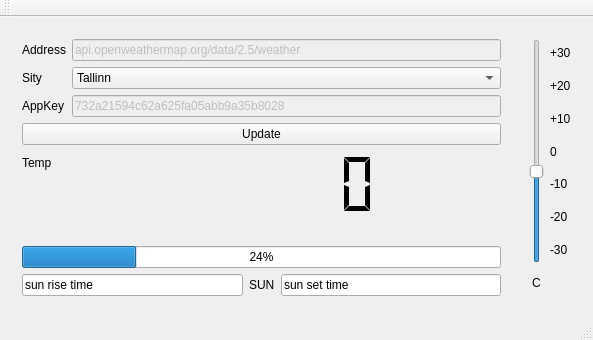
<?xml version="1.0" encoding="UTF-8"?>
<ui version="4.0">
 <class>MainWindow</class>
 <widget class="QMainWindow" name="MainWindow">
  <property name="geometry">
   <rect>
    <x>0</x>
    <y>0</y>
    <width>593</width>
    <height>340</height>
   </rect>
  </property>
  <property name="windowTitle">
   <string>Open Weather</string>
  </property>
  <widget class="QWidget" name="centralWidget">
   <layout class="QGridLayout" name="gridLayout_3">
    <item row="0" column="0">
     <widget class="QWidget" name="widget_Input" native="true">
      <layout class="QVBoxLayout" name="verticalLayout">
       <item>
        <layout class="QFormLayout" name="formLayout">
         <item row="0" column="0">
          <widget class="QLabel" name="label_2">
           <property name="text">
            <string>Address</string>
           </property>
          </widget>
         </item>
         <item row="0" column="1">
          <widget class="QLineEdit" name="lineEdit_Addr">
           <property name="enabled">
            <bool>false</bool>
           </property>
           <property name="text">
            <string>api.openweathermap.org/data/2.5/weather</string>
           </property>
          </widget>
         </item>
         <item row="1" column="0">
          <widget class="QLabel" name="label_3">
           <property name="text">
            <string>Sity</string>
           </property>
          </widget>
         </item>
         <item row="1" column="1">
          <widget class="QComboBox" name="comboBox">
           <item>
            <property name="text">
             <string>Tallinn</string>
            </property>
           </item>
           <item>
            <property name="text">
             <string>Tartu</string>
            </property>
           </item>
          </widget>
         </item>
         <item row="2" column="0">
          <widget class="QLabel" name="label_4">
           <property name="text">
            <string>AppKey</string>
           </property>
          </widget>
         </item>
         <item row="2" column="1">
          <widget class="QLineEdit" name="lineEdit_AppKey">
           <property name="enabled">
            <bool>false</bool>
           </property>
           <property name="text">
            <string>732a21594c62a625fa05abb9a35b8028</string>
           </property>
          </widget>
         </item>
         <item row="3" column="0" colspan="2">
          <widget class="QPushButton" name="pushButton">
           <property name="text">
            <string>Update</string>
           </property>
          </widget>
         </item>
         <item row="4" column="0">
          <widget class="QLabel" name="label_8">
           <property name="text">
            <string>Temp </string>
           </property>
          </widget>
         </item>
         <item row="4" column="1">
          <widget class="QLCDNumber" name="lcdNumber">
           <property name="sizePolicy">
            <sizepolicy hsizetype="Minimum" vsizetype="Expanding">
             <horstretch>0</horstretch>
             <verstretch>0</verstretch>
            </sizepolicy>
           </property>
           <property name="font">
            <font>
             <pointsize>20</pointsize>
             <weight>75</weight>
             <bold>true</bold>
            </font>
           </property>
           <property name="frameShape">
            <enum>QFrame::NoFrame</enum>
           </property>
           <property name="smallDecimalPoint">
            <bool>true</bool>
           </property>
           <property name="segmentStyle">
            <enum>QLCDNumber::Flat</enum>
           </property>
          </widget>
         </item>
        </layout>
       </item>
      </layout>
     </widget>
    </item>
    <item row="1" column="0">
     <widget class="QWidget" name="widget_SunInfo" native="true">
      <layout class="QGridLayout" name="gridLayout_2">
       <item row="1" column="0">
        <widget class="QLineEdit" name="lineEdit_SunRise">
         <property name="text">
          <string>sun rise time</string>
         </property>
        </widget>
       </item>
       <item row="1" column="2">
        <widget class="QLineEdit" name="lineEdit_SunSet">
         <property name="text">
          <string>sun set time</string>
         </property>
        </widget>
       </item>
       <item row="1" column="1">
        <widget class="QLabel" name="label_Sun">
         <property name="text">
          <string>SUN</string>
         </property>
        </widget>
       </item>
       <item row="0" column="0" colspan="3">
        <widget class="QProgressBar" name="progressBar">
         <property name="value">
          <number>24</number>
         </property>
        </widget>
       </item>
      </layout>
     </widget>
    </item>
    <item row="0" column="1" rowspan="2">
     <widget class="QWidget" name="widget_Termometer" native="true">
      <layout class="QVBoxLayout" name="verticalLayout_2">
       <item>
        <layout class="QGridLayout" name="gridLayout">
         <item row="4" column="1">
          <widget class="QLabel" name="label">
           <property name="text">
            <string>-10</string>
           </property>
          </widget>
         </item>
         <item row="5" column="1">
          <widget class="QLabel" name="label_9">
           <property name="text">
            <string>-20</string>
           </property>
          </widget>
         </item>
         <item row="2" column="1">
          <widget class="QLabel" name="label_6">
           <property name="text">
            <string>+10</string>
           </property>
          </widget>
         </item>
         <item row="1" column="1">
          <widget class="QLabel" name="label_11">
           <property name="text">
            <string>+20</string>
           </property>
          </widget>
         </item>
         <item row="7" column="0">
          <widget class="QLabel" name="label_7">
           <property name="text">
            <string>C</string>
           </property>
           <property name="alignment">
            <set>Qt::AlignCenter</set>
           </property>
          </widget>
         </item>
         <item row="6" column="1">
          <widget class="QLabel" name="label_10">
           <property name="text">
            <string>-30</string>
           </property>
          </widget>
         </item>
         <item row="3" column="1">
          <widget class="QLabel" name="label_5">
           <property name="text">
            <string>0</string>
           </property>
          </widget>
         </item>
         <item row="0" column="1">
          <widget class="QLabel" name="label_12">
           <property name="text">
            <string>+30</string>
           </property>
          </widget>
         </item>
         <item row="0" column="0" rowspan="7">
          <widget class="QSlider" name="verticalSlider">
           <property name="minimum">
            <number>-30</number>
           </property>
           <property name="maximum">
            <number>30</number>
           </property>
           <property name="value">
            <number>-6</number>
           </property>
           <property name="orientation">
            <enum>Qt::Vertical</enum>
           </property>
          </widget>
         </item>
        </layout>
       </item>
      </layout>
     </widget>
    </item>
   </layout>
  </widget>
  <widget class="QMenuBar" name="menuBar">
   <property name="geometry">
    <rect>
     <x>0</x>
     <y>0</y>
     <width>593</width>
     <height>26</height>
    </rect>
   </property>
  </widget>
  <widget class="QToolBar" name="mainToolBar">
   <attribute name="toolBarArea">
    <enum>TopToolBarArea</enum>
   </attribute>
   <attribute name="toolBarBreak">
    <bool>false</bool>
   </attribute>
  </widget>
  <widget class="QStatusBar" name="statusBar"/>
 </widget>
 <layoutdefault spacing="6" margin="11"/>
 <resources/>
 <connections/>
</ui>
